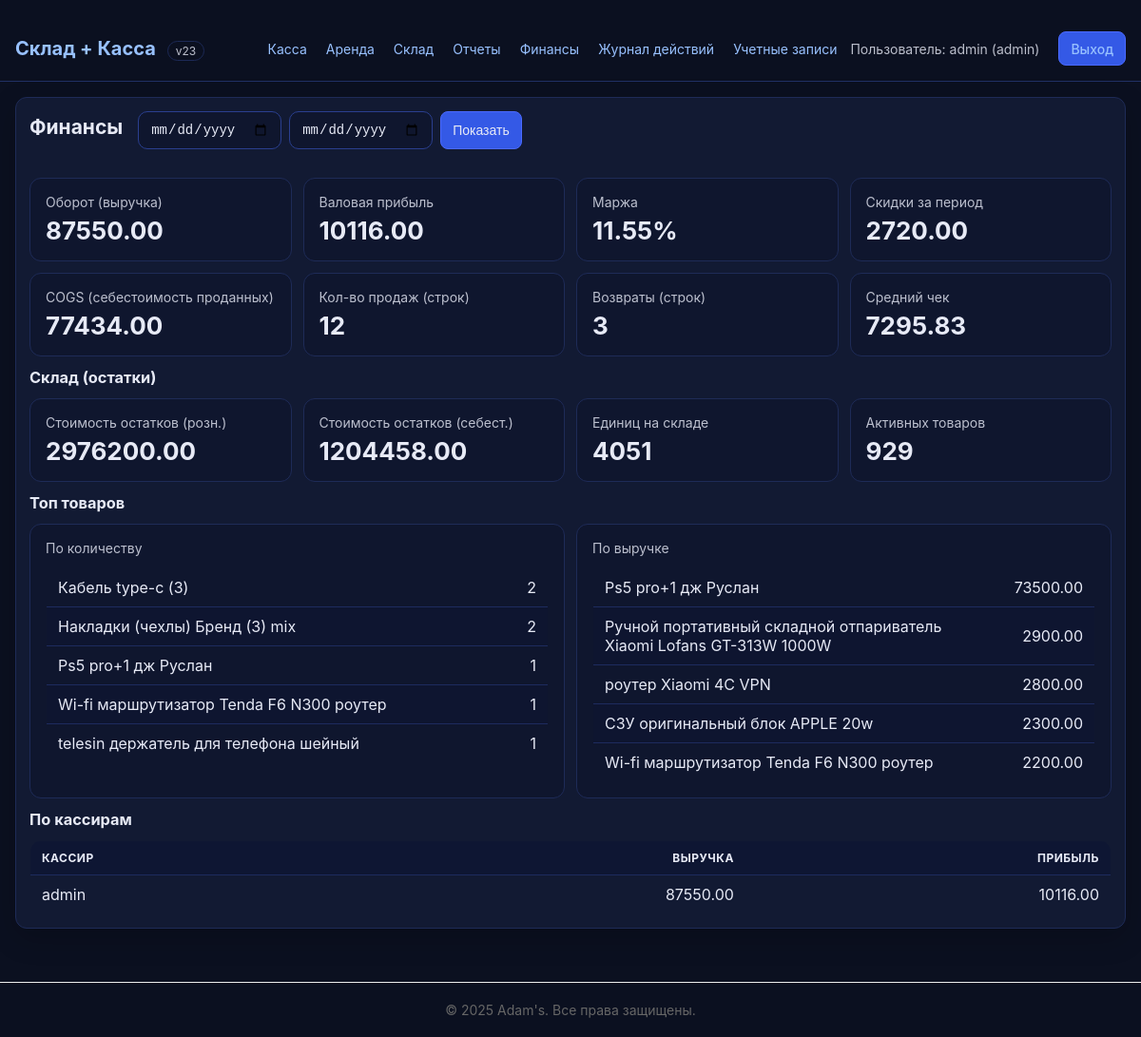
The page /admin/finance (signed in) on the database its author committed.
### app.py (models this page shows, shortened)
class User(db.Model, UserMixin):
    id = db.Column(db.Integer, primary_key=True)
    username = db.Column(db.String(80), unique=True, nullable=False)
    password_hash = db.Column(db.String(256), nullable=False)
    role = db.Column(db.String(20), nullable=False, default='cashier')

class Product(db.Model):
    id = db.Column(db.Integer, primary_key=True)
    name = db.Column(db.String(200), nullable=False, index=True)
    sku = db.Column(db.String(120), index=True)
    barcode = db.Column(db.String(120), index=True)
    image_url = db.Column(db.String(500))
    search_text = db.Column(db.Text, nullable=False, default='')
    cost_price = db.Column(db.Float, nullable=False, default=0.0)
    base_price = db.Column(db.Float, nullable=False, default=0.0)
    stock_qty = db.Column(db.Integer, nullable=False, default=0)
    is_archived = db.Column(db.Boolean, nullable=False, default=False)
    created_at = db.Column(db.DateTime, default=datetime.utcnow, nullable=False)

class Sale(db.Model):
    id = db.Column(db.Integer, primary_key=True)
    product_id = db.Column(db.Integer, db.ForeignKey('product.id'), nullable=False)
    quantity = db.Column(db.Integer, nullable=False, default=1)
    unit_price_sold = db.Column(db.Float, nullable=False)
    discount_type = db.Column(db.String(10))
    discount_value = db.Column(db.Float)
    final_unit_price = db.Column(db.Float, nullable=False)
    total_price = db.Column(db.Float, nullable=False)
    profit = db.Column(db.Float, nullable=False)
    cashier = db.Column(db.String(80))
    note = db.Column(db.Text)
    created_at = db.Column(db.DateTime, default=datetime.utcnow, nullable=False)
    product = db.relationship('Product', backref='sales')

### app.py (the view)
@app.route('/admin/finance')
@login_required
@roles_required('admin')
def admin_finance():
    date_from = request.args.get('from')
    date_to = request.args.get('to')
    q = Sale.query
    if date_from:
        try:
            q = q.filter(Sale.created_at >= datetime.fromisoformat(date_from))
        except ValueError:
            flash("Некорректная дата 'from' (YYYY-MM-DD).", "error")
    if date_to:
        try:
            dt = datetime.fromisoformat(date_to)
            q = q.filter(Sale.created_at < dt.replace(hour=23, minute=59, second=59))
        except ValueError:
            flash("Некорректная дата 'to' (YYYY-MM-DD).", "error")
    sales = q.order_by(Sale.created_at.desc()).all()
    turnover = sum((s.total_price or 0.0) for s in sales)
    gross_profit = sum((s.profit or 0.0) for s in sales)
    gross_margin = (gross_profit / turnover) if turnover else 0.0
    discounts_total = 0.0
    for s in sales:
        if s.quantity and s.quantity > 0:
            try:
                discounts_total += max(0.0, (s.unit_price_sold - s.final_unit_price) * s.quantity)
            except Exception:
                pass
    cogs = 0.0
    for s in sales:
        qty = s.quantity or 0
        if qty == 0:
            continue
        try:
            unit_cost = (s.final_unit_price or 0.0) - (s.profit / qty)
            cogs += unit_cost * qty
        except Exception:
            pass
    sales_count = sum(1 for s in sales if (s.quantity or 0) > 0)
    returns_count = sum(1 for s in sales if (s.quantity or 0) < 0)
    avg_ticket = (turnover / sales_count) if sales_count else 0.0
    products = Product.query.filter(Product.is_archived == False).all()
    inventory_price = sum((p.base_price or 0.0) * (p.stock_qty or 0) for p in products)
    inventory_cost = sum((p.cost_price or 0.0) * (p.stock_qty or 0) for p in products)
    inventory_units = sum((p.stock_qty or 0) for p in products)
    inventory_products = len(products)
    from collections import defaultdict, namedtuple
    by_qty = defaultdict(int)
    by_rev = defaultdict(float)
    for s in sales:
        name = (s.product.name if getattr(s, 'product', None) else f"[удален] #{s.product_id}")
        if (s.quantity or 0) > 0:
            by_qty[name] += s.quantity
            by_rev[name] += (s.total_price or 0.0)
    top_by_qty = sorted(by_qty.items(), key=lambda kv: (-kv[1], kv[0]))[:5]
    top_by_rev = sorted(by_rev.items(), key=lambda kv: (-kv[1], kv[0]))[:5]
    Row = namedtuple('Row', 'cashier revenue profit')
    by_cashier = defaultdict(lambda: {'revenue': 0.0, 'profit': 0.0})
    for s in sales:
        key = s.cashier or '-'
        by_cashier[key]['revenue'] += (s.total_price or 0.0)
        by_cashier[key]['profit'] += (s.profit or 0.0)
    cashier_rows = [Row(cashier=k, revenue=v['revenue'], profit=v['profit']) for k, v in by_cashier.items()]
    cashier_rows.sort(key=lambda r: (-r.revenue, r.cashier))
    return render_template(
        'finance.html',
        date_from=date_from, date_to=date_to,
        sales=sales,
        turnover=round(turnover, 2), gross_profit=round(gross_profit, 2), gross_margin=gross_margin,
        discounts_total=round(discounts_total, 2), cogs=round(cogs, 2),
        sales_count=sales_count, returns_count=returns_count, avg_ticket=round(avg_ticket, 2),
        inventory_price=round(inventory_price, 2), inventory_cost=round(inventory_cost, 2),
        inventory_units=inventory_units, inventory_products=inventory_products,
        top_by_qty=top_by_qty, top_by_rev=top_by_rev,
        cashier_rows=cashier_rows,
    )

### app.py (called while the page is built, shortened)
@app.after_request
def _set_secure_headers(resp):
    resp.headers.setdefault("X-Content-Type-Options", "nosniff")
    resp.headers.setdefault("X-Frame-Options", "DENY")
    resp.headers.setdefault("X-XSS-Protection", "1; mode=block")
    resp.headers.setdefault("Content-Security-Policy", "default-src 'self'; style-src 'self' 'unsafe-inline'; img-src 'self' data:;")
    resp.headers.setdefault("Referrer-Policy", "strict-origin-when-cross-origin")
    resp.headers.setdefault("Strict-Transport-Security", "max-age=31536000; includeSubDomains")
    return resp

@app.context_processor
def inject_csrf():
    return {
        'csrf_token': lambda: generate_csrf(),
        'csrf_field': lambda: Markup(f'<input type="hidden" name="csrf_token" value="{generate_csrf()}">'),
    }

def safe_url_for(endpoint, **values):
    try:
        return url_for(endpoint, **values)
    except BuildError:
        return None

@login_manager.user_loader
def load_user(uid):
    return db.session.get(User, int(uid))

def roles_required(*roles):
    def deco(fn):
        from functools import wraps
        @wraps(fn)
        def inner(*a, **kw):
            if not current_user.is_authenticated:
                return login_manager.unauthorized()
            if current_user.role not in roles:
                flash("Недостаточно прав для доступа.", "error")
                return redirect(url_for('index'))
            return fn(*a, **kw)
        return inner
    return deco

@app.before_request
def _app_bootstrap():
    global _init_flag
    if _init_flag:
        return

### templates/finance.html (shortened to what this page needs)
{% extends "base.html" %}
{% block content %}
<section class="panel">
  <div class="panel-header">
    <h2>Финансы</h2>
    <form method="get" class="inline">
      <input type="date" name="from" value="{{ date_from }}">
      <input type="date" name="to" value="{{ date_to }}">
      <button type="submit" class="btn small">Показать</button>
    </form>
  </div>
  <div class="stats">
    <div class="stat">
      <div class="stat-title">Оборот (выручка)</div>
      <div class="stat-value">{{ "%.2f"|format(turnover) }}</div>
    </div>
    <div class="stat">
      <div class="stat-title">Валовая прибыль</div>
      <div class="stat-value">{{ "%.2f"|format(gross_profit) }}</div>
    </div>
    <div class="stat">
      <div class="stat-title">Маржа</div>
      <div class="stat-value">{{ "%.2f"|format(gross_margin * 100) }}%</div>
    </div>
    <div class="stat">
      <div class="stat-title">Скидки за период</div>
      <div class="stat-value">{{ "%.2f"|format(discounts_total) }}</div>
    </div>
  </div>
  <div class="stats">
    <div class="stat">
      <div class="stat-title">COGS (себестоимость проданных)</div>
      <div class="stat-value">{{ "%.2f"|format(cogs) }}</div>
    </div>
    <div class="stat">
      <div class="stat-title">Кол-во продаж (строк)</div>
      <div class="stat-value">{{ sales_count }}</div>
    </div>
    <div class="stat">
      <div class="stat-title">Возвраты (строк)</div>
      <div class="stat-value">{{ returns_count }}</div>
    </div>
    <div class="stat">
      <div class="stat-title">Средний чек</div>
      <div class="stat-value">{{ "%.2f"|format(avg_ticket) }}</div>
    </div>
  </div>
  <h3>Склад (остатки)</h3>
  <div class="stats">
    <div class="stat">
      <div class="stat-title">Стоимость остатков (розн.)</div>
      <div class="stat-value">{{ "%.2f"|format(inventory_price) }}</div>
    </div>
    <div class="stat">
      <div class="stat-title">Стоимость остатков (себест.)</div>
      <div class="stat-value">{{ "%.2f"|format(inventory_cost) }}</div>
    </div>
    <div class="stat">
      <div class="stat-title">Единиц на складе</div>
      <div class="stat-value">{{ inventory_units }}</div>
    </div>
    <div class="stat">
      <div class="stat-title">Активных товаров</div>
      <div class="stat-value">{{ inventory_products }}</div>
    </div>
  </div>
  <h3>Топ товаров</h3>
  <div class="stats">
    <div class="stat">
      <div class="stat-title">По количеству</div>
      <div>
        <table class="table"><tbody>
          {% for name, qty in top_by_qty %}
          <tr><td>{{ name }}</td><td class="num">{{ qty }}</td></tr>
          {% else %}
          <tr><td class="muted">Нет данных</td></tr>
          {% endfor %}
        </tbody></table>
      </div>
    </div>
    <div class="stat">
      <div class="stat-title">По выручке</div>
      <div>
        <table class="table"><tbody>
          {% for name, total in top_by_rev %}
          <tr><td>{{ name }}</td><td class="num">{{ "%.2f"|format(total) }}</td></tr>
          {% else %}
          <tr><td class="muted">Нет данных</td></tr>
          {% endfor %}
        </tbody></table>
      </div>
    </div>
  </div>
  <h3>По кассирам</h3>
  <table class="table">
    <thead><tr><th>Кассир</th><th class="num">Выручка</th><th class="num">Прибыль</th></tr></thead>
    <tbody>
      {% for row in cashier_rows %}
      <tr><td>{{ row.cashier or '-' }}</td><td class="num">{{ "%.2f"|format(row.revenue) }}</td><td class="num">{{ "%.2f"|format(row.profit) }}</td></tr>
      {% else %}
      <tr><td colspan="3" class="muted">Нет данных</td></tr>
      {% endfor %}
    </tbody>
  </table>
</section>
{% endblock %}

### templates/base.html (shortened to what this page needs)
﻿<!doctype html>
<html lang="ru">
<head>
  <link rel="stylesheet" href="{{ url_for('static', filename='styles.css') }}">
</head>
<body>
  <header class="container header">
    <div class="brand"><a href="{{ url_for('index') }}">Склад + Касса</a> <span class="chip">{{ VERSION }}</span></div>
    <nav>
      {% if current_user.is_authenticated %}
        <a href="{{ url_for('pos') }}">Касса</a>
        <a href="{{ url_for('rental') }}">Аренда</a>
        {% if current_user.role == 'admin' %}
          <a href="{{ url_for('admin_products') }}">Склад</a>
          <a href="{{ url_for('admin_reports') }}">Отчеты</a>
          <a href="{{ url_for('admin_finance') }}">Финансы</a>
          {% set act_link = safe_url_for('admin_activity') %}{% if act_link %}<a href="{{ act_link }}">Журнал действий</a>{% endif %}
          <a href="{{ url_for('admin_users') }}">Учетные записи</a>
        {% endif %}
        <span class="user">Пользователь: {{ current_user.username }} ({{ current_user.role }})</span>
        <a href="{{ url_for('logout') }}" class="btn small">Выход</a>
      {% else %}
        <a href="{{ url_for('login') }}" class="btn small">Вход</a>
      {% endif %}
    </nav>
  </header>
  <main class="container">
    {% block content %}{% endblock %}
  </main>
<footer style="text-align: center; padding: 20px; margin-top: 40px; border-top: 1px solid #eee; color: #666;">
  © 2025 Adam's. Все права защищены.
</footer>
</body>
</html>

### static/styles.css (style rules this page uses)
* { box-sizing:border-box }
body { margin:0;font-family:-apple-system,BlinkMacSystemFont,"Segoe UI",Roboto,Inter,Arial,sans-serif;background:#0b1020;color:#e7eaf6;-webkit-font-smoothing:antialiased;-moz-osx-font-smoothing:grayscale;font-size:14px }
a { color:#98c1ff;text-decoration:none }
.container { max-width:1440px;margin:0 auto;padding:16px }
.header,.footer { display:flex;align-items:center;justify-content:space-between;flex-wrap:wrap }
.header { border-bottom:1px solid #213064 }
.header nav { display:flex;align-items:center;gap:8px;flex-wrap:wrap }
.header .brand a { font-weight:700;font-size:20px }
.header nav a { margin-right:0 }
.user { opacity:.8;margin-right:12px }
.panel { background:#121a33;border:1px solid #1e2b57;border-radius:12px;padding:14px;box-shadow:0 10px 30px rgba(0,0,0,.2) }
.panel-header { display:flex; align-items:flex-start; justify-content:space-between; margin-bottom:16px; gap:16px; flex-wrap: wrap; }
.panel-header form { min-width: 280px; flex: 1; }
.panel-header form .btn { height: 40px; }
h1,h2,h3 { margin:4px 0 12px }
input,select,button { padding:8px 12px; border-radius:10px; border:1px solid #2a3f8f; background:#0f162e; color:#e7eaf6; height:40px; line-height:20px; font-size:14px; transition: border-color 0.2s, box-shadow 0.2s; }
input[type="date"] { width:auto }
.btn { background:#3459e6; border:1px solid #4a6aff; cursor:pointer; display:inline-flex; align-items:center; justify-content:center; white-space:nowrap; height:40px; padding:8px 16px; font-weight:500; transition:all 0.2s; }
.btn.small { padding:6px 12px; border-radius:8px; height:36px; min-width:auto; }
.inline { display:flex;gap:8px }
.table { width:100%;border-collapse:collapse;margin-top:12px;border:1px solid #213064;border-radius:12px;overflow:hidden }
.table th,.table td { border-bottom:1px solid #1d2b5e;padding:8px 10px;text-align:left }
.table thead th { position:sticky;top:0;background:#0e1633;text-transform:uppercase;font-size:12px;letter-spacing:.04em }
.table tbody tr:nth-child(2n) { background:#0e1530 }
.stats { display:grid;grid-template-columns:repeat(auto-fit,minmax(220px,1fr));gap:12px;margin:12px 0 }
.stat { background:#0f162e;border:1px solid #1e2b57;border-radius:12px;padding:16px }
.stat-title { opacity:.8;font-size:14px }
.stat-value { font-size:26px;font-weight:700;margin-top:6px }
.table td.num, .table th.num { text-align: right; }
.table td, .table th { vertical-align: middle; }
.header nav a { padding: 4px 6px; border-radius: 6px; }
input, select, button { outline: none; }
.chip { display:inline-block;margin-left:8px;padding:2px 8px;border:1px solid #213064;border-radius:999px;font-size:12px;opacity:.8 }
.table th, .table td { padding: 10px 12px; }

### rows shown on the page
User: username "admin", role "admin"
Product: name "Кабель type-c (З)", qty "2"
Product: name "Накладки (чехлы) Бренд (З) mix", qty "2"
Product: name "Ps5 pro+1 дж Руслан", qty "1", base_price "73500.00"
Product: name "Wi-fi маршрутизатор Tenda F6 N300 роутер", qty "1", total "2200.00"
Product: name "telesin держатель для телефона шейный", qty "1"
Product: name "Ручной портативный складной отпариватель Xiaomi Lofans GT-313W 1000W", total "2900.00"
Product: name "роутер Xiaomi 4C VPN", total "2800.00"
Product: name "СЗУ оригинальный блок APPLE 20w", total "2300.00"
Sale: cashier "admin", revenue "87550.00", profit "10116.00"

### other values the page prints
{{ VERSION }} "v23"
{{ "%.2f"|format(turnover) }} "87550.00"
{{ "%.2f"|format(gross_profit) }} "10116.00"
{{ "%.2f"|format(gross_margin * 100) }} "11.55"
{{ "%.2f"|format(discounts_total) }} "2720.00"
{{ "%.2f"|format(cogs) }} "77434.00"
{{ sales_count }} "12"
{{ returns_count }} "3"
{{ "%.2f"|format(avg_ticket) }} "7295.83"
{{ "%.2f"|format(inventory_price) }} "2976200.00"
{{ "%.2f"|format(inventory_cost) }} "1204458.00"
{{ inventory_units }} "4051"
{{ inventory_products }} "929"
